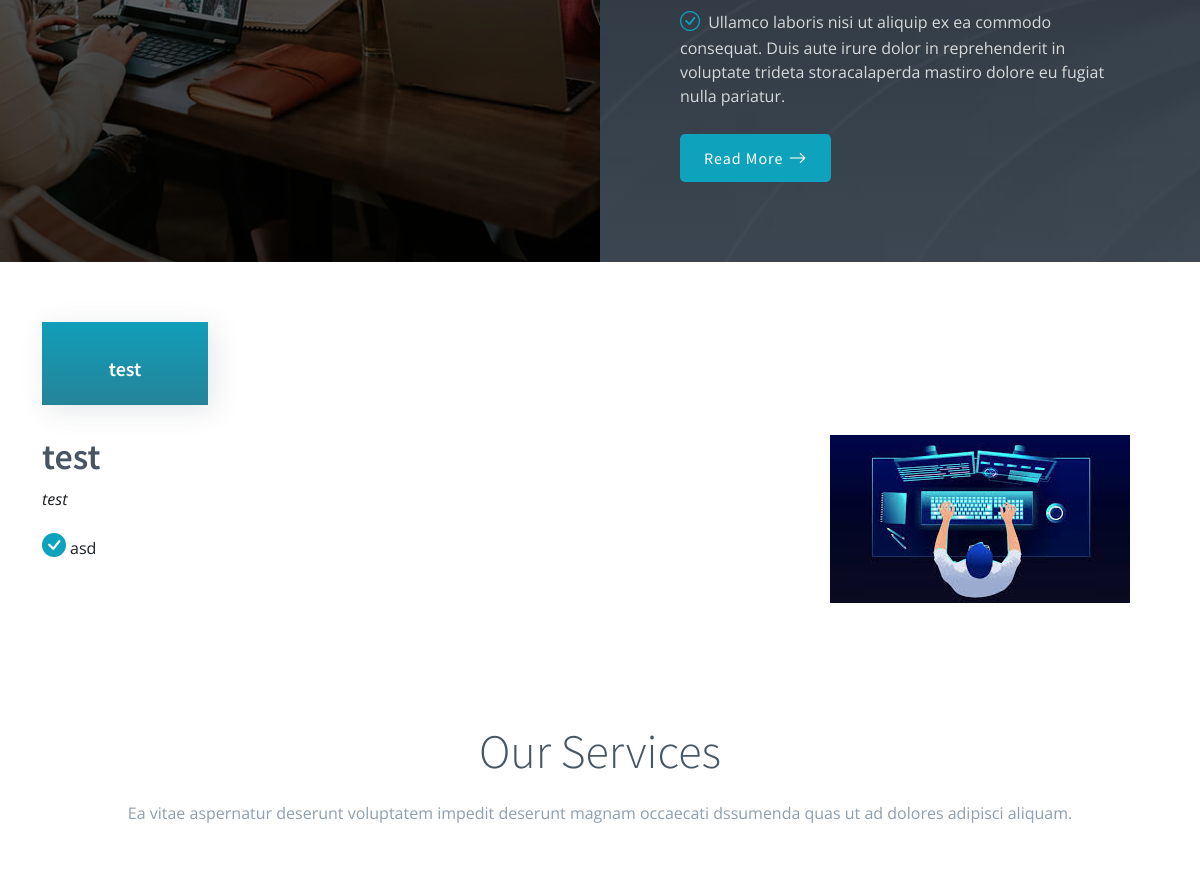
Before: / (middle part) with the older database file.
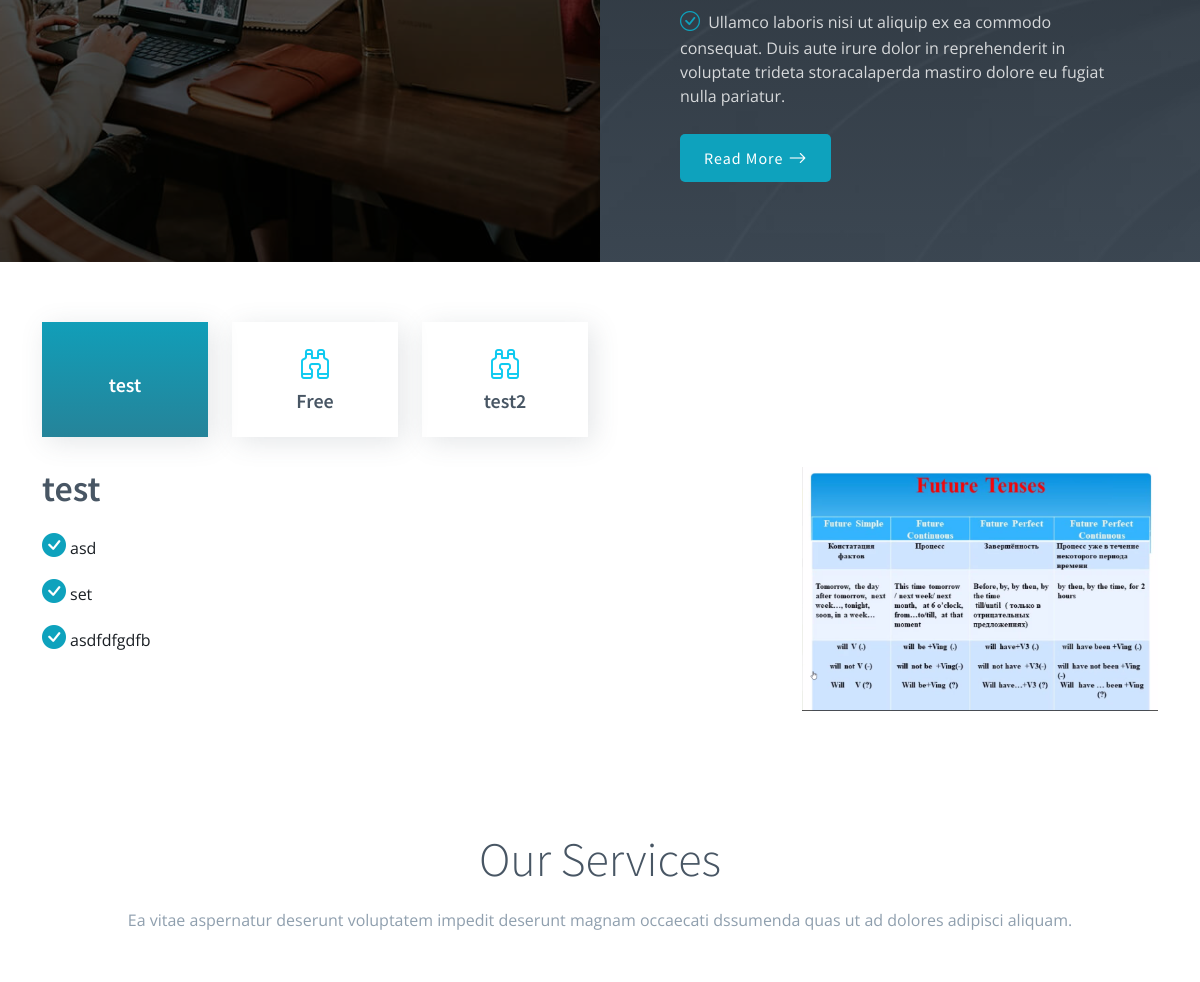
After: the same page with the newer database file.
### models.py (models this page shows)
class Features(db.Model):
    Id=db.Column(db.Integer,primary_key=True,autoincrement=True)
    name=db.Column(db.String(50))
    icon=db.Column(db.String(50))
    info=db.Column(db.String(250))
    image=db.Column(db.String(50))
    order=db.Column(db.Integer)
    options=db.relationship('FeatureOptions', backref='feature_options', lazy=True)

class FeatureOptions(db.Model):
    Id=db.Column(db.Integer,primary_key=True,autoincrement=True)
    features_id=db.Column(db.Integer, db.ForeignKey('features.Id'))
    option=db.Column(db.String(150))

### peoples/routes.py (the view)
@peoples_bp.route('/', methods=['GET','POST'])
def peoples_index():
    from run import db
    from models import Teams,Portfolio,PortfolioCategory,Clients,FeaturedServices,Services,Pricing,PricingOptions,NavLinks,Testimanials
    from models import Features,FeatureOptions,Blogs,OurInformations
    from admin.forms import MessageForm
    context={
        'navlinks':NavLinks.query.all(),
        'teams':Teams.query.filter_by(IsActive=True).order_by(Teams.Order),
        'portfolios':Portfolio.query.all(),
        'categories':PortfolioCategory.query.all(),
        'clients':Clients.query.all(),
        'featuredservices':FeaturedServices.query.all(),
        'services':Services.query.all(),
        'pricings':Pricing.query.all(),
        'testimonials':Testimanials.query.all(),
        'featuresOne':Features.query.filter_by(order=1).first(),
        'features':Features.query.order_by(Features.order).all()[1:],
        'FeatureOtionsOne':FeatureOptions.query.filter_by(features_id=1).first(),
        'FeatureOptionsAll':FeatureOptions.query.all()[1:],
        'FeatureOptions':FeatureOptions,
        'FeatuersModel':Features,
        'blogs':Blogs.query.all(),
        'information':OurInformations.query.first(),
        'messageForm':MessageForm(),
        'PortfolioCategory':PortfolioCategory,
        'pricingoptions':PricingOptions
    }
    return render_template('peoples/index.html',**context)

### peoples/templates/peoples/index.html (shortened to what this page needs)
<!DOCTYPE html>
<html lang="en">
<head>
  <link href="./peoples/static/assets/vendor/bootstrap/css/bootstrap.min.css" rel="stylesheet">
  <link href="./peoples/static/assets/vendor/bootstrap-icons/bootstrap-icons.css" rel="stylesheet">
  <link href="./peoples/static/assets/vendor/aos/aos.css" rel="stylesheet">
  <link href="./peoples/static/assets/vendor/glightbox/css/glightbox.min.css" rel="stylesheet">
  <link href="./peoples/static/assets/vendor/swiper/swiper-bundle.min.css" rel="stylesheet">
  <link href="./peoples/static/assets/css/variables.css" rel="stylesheet">
  <link href="./peoples/static/assets/css/main.css" rel="stylesheet">
</head>
<body>
  <main id="main">
    <section id="onfocus" class="onfocus">
      <div class="container-fluid p-0" data-aos="fade-up">
        <div class="row g-0">
          <div class="col-lg-6 video-play position-relative">
          </div>
          <div class="col-lg-6">
            <div class="content d-flex flex-column justify-content-center h-100">
              <ul>
                <li> Duis aute irure dolor in reprehenderit in voluptate velit.</li>
                <li><i class="bi bi-check-circle"></i> Ullamco laboris nisi ut aliquip ex ea commodo consequat. Duis aute irure dolor in reprehenderit in voluptate trideta storacalaperda mastiro dolore eu fugiat nulla pariatur.</li>
              </ul>
              <a href="#" class="read-more align-self-start"><span>Read More</span><i class="bi bi-arrow-right"></i></a>
            </div>
          </div>
        </div>
      </div>
    </section>
    <section id="features" class="features">
      <div class="container" data-aos="fade-up">
        <ul class="nav nav-tabs row gy-4 d-flex">
          <li class="nav-item col-6 col-md-4 col-lg-2">
            <a class="nav-link active show" data-bs-toggle="tab" data-bs-target="#tab-{{featuresOne.Id}}">
              <h4>{{featuresOne.name}}</h4>
            </a>
          </li>
          {% for feature in features %}
          <li class="nav-item col-6 col-md-4 col-lg-2">
            <a class="nav-link" data-bs-toggle="tab" data-bs-target="#tab-{{feature.Id}}">
              <i class="{{feature.icon}}"></i>
              <h4>{{feature.name}}</h4>
            </a>
          </li>
          {% endfor %}
        </ul>
        <div class="tab-content">
          <div class="tab-pane active show" id="tab-{{FeatureOtionsOne.features_id}}">
            <div class="row gy-4">
              <div class="col-lg-8 order-2 order-lg-1" data-aos="fade-up" data-aos-delay="100">
                <h3>{{FeatuersModel.query.filter_by(Id=FeatureOtionsOne.features_id).first().name}}</h3>
                <p class="fst-italic">
                  {{FeatuersModel.query.filter_by(Id=FeatureOtionsOne.features_id).first().info}}
                </p>
                <ul>
                  {% for FeatureOne in FeatureOptions.query.filter_by(features_id=1).all() %}
                  <li><i class="bi bi-check-circle-fill"></i>{{FeatureOne.option}}</li>
                  {% endfor %}
                </ul>
              </div>
              <div class="col-lg-4 order-1 order-lg-2 text-center" data-aos="fade-up" data-aos-delay="200">
                <img src="/static/uploads/{{FeatuersModel.query.filter_by(Id=FeatureOtionsOne.features_id).first().image}}" alt="" class="img-fluid">
              </div>
            </div>
          </div>
        </div>
      </div>
    </section>
    <section id="services" class="services">
      <div class="container" data-aos="fade-up">
        <div class="section-header">
          <h2>Our Services</h2>
          <p>Ea vitae aspernatur deserunt voluptatem impedit deserunt magnam occaecati dssumenda quas ut ad dolores adipisci aliquam.</p>
        </div>
      </div>
    </section>
  </main>
</body>
</html>

Changed rows visible on the page:
changed Features "test": query.filter_by: a different picture; query.filter_by "test" → (not shown)
added Features: name "Free"
added Features: name "test2"
added FeatureOptions: option "set"
added FeatureOptions: option "asdfdfgdfb"
